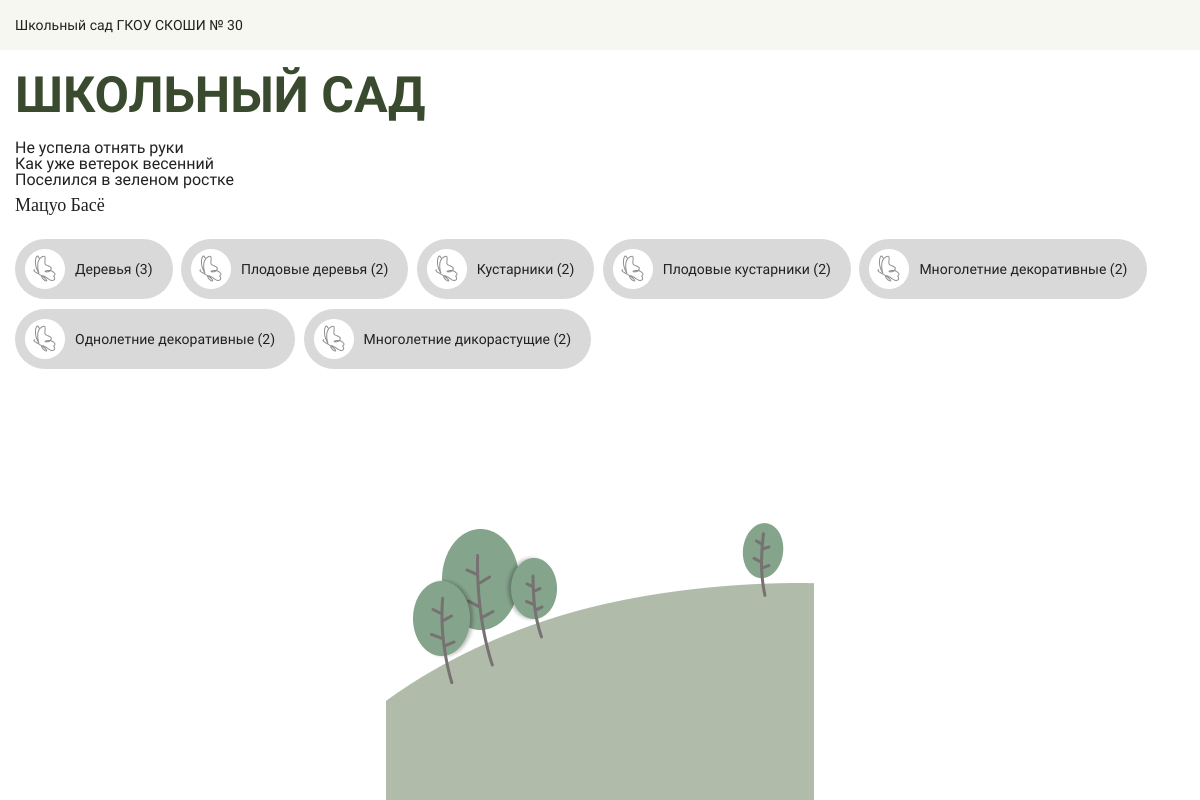
The app's page /index/ with its own data.
### garden/models.py (models this page shows, shortened)
class Message(db.Model):
    __tablename__ = 'messages'
    id = db.Column(db.Integer, primary_key=True)
    text = db.Column(db.Text, unique=True, nullable=False)
    author = db.Column(db.String(100), nullable=False)
    priority = db.Column(db.Enum(Priority), nullable=False, default=Priority.low)
    display = db.Column(db.Enum(Display), nullable=False, default=Display.disabled)
    status = db.Column(db.Enum(Status), nullable=False, default=Status.CREATED)
    timestamp = db.Column(db.DateTime, default=datetime.now)

### garden/routes.py (the view)
@app.route('/')
@app.route('/index/')
def index():
    current_message = services.get_message_for_render()
    quantities = services.get_quantity_categories()
    return render_template ('index.html',
                            message=current_message,
                            categories=Category,
                            quantities=quantities,
                            quantity=100,
                            settings=settings)

### garden/services.py (called while the page is built)
def get_message_for_render():
    message = Message.query.filter(Message.priority == 'normal',
                                           Message.status != 'DELETED',
                                           Message.display == 'enabled').order_by(func.random()).first()
    return message

def get_quantity_categories():
    dict = {}
    for cat in Category:
        quantity = Plant.query.filter(Plant.category == cat.name,
                                Plant.status != 'DELETED',
                                Plant.display == 'enabled').count()
        dict[cat.name] = quantity
    return dict

### garden/templates/index.html
{% extends 'base.html' %}
{% block main %}
<div class="main-title">
  <h1 class="montserrat-alternates-extrabold">{{ settings['main_title'] }}</h1>
</div>
<section class="message">
  <p class="message__text source-sans-3-400">{{ message.text|safe }}</p>
  <p class="message__author caveat-400">{{ message.author|safe }}</p>
</section>
<section class="categories montserrat-alternates-medium">
  {% for category in categories %}
    <a href="{{ url_for('show_category', category_name=category.name) }}" class="category-button">
      <img src="{{ url_for('static', filename='icons/icon_btn_02.png') }}" alt="Icon" width="40" height="40">
      <span>{{ category.value['title'] }} ({{ quantities[category.name] }})</span>
    </a>
  {% endfor %}
</section>
{% endblock %}

### garden/static/css/main.css (style rules this page uses)
body { position: relative; min-height: 100vh; }
.main-title { font-size: 50px; color: #3A4A2F; margin-bottom: 20px; }
.message__text { font-size: 16px; margin-bottom: 8px; }
.message__author { font-size: 18px; margin-bottom: 25px; }
.category-button { display: inline-flex; align-items: center; gap: 10px; padding: 10px 10px; background: #d9d9d9; color: #212121; text-decoration: none; border-radius: 30px; transition: background 0.3s; margin: 0 5px 10px 0; }
.category-button span { padding-right: 10px; font-size: 14px; }

### records on screen
Message: text "Не успела отнять руки Как уже ветерок весенний Поселился в зеленом ростке", author "Мацуо Басё"

### other values on screen
{{ settings['site_header'] }} "Школьный сад ГКОУ СКОШИ № 30"
{{ settings['main_title'] }} "ШКОЛЬНЫЙ САД"
{{ category.value['title'] }} "Деревья" "Плодовые деревья" "Кустарники" "Плодовые кустарники" "Многолетние декоративные" "Однолетние декоративные" "Многолетние дикорастущие"
{{ quantities[category.name] }} "3" "2" "2" "2" "2" "2" "2"
